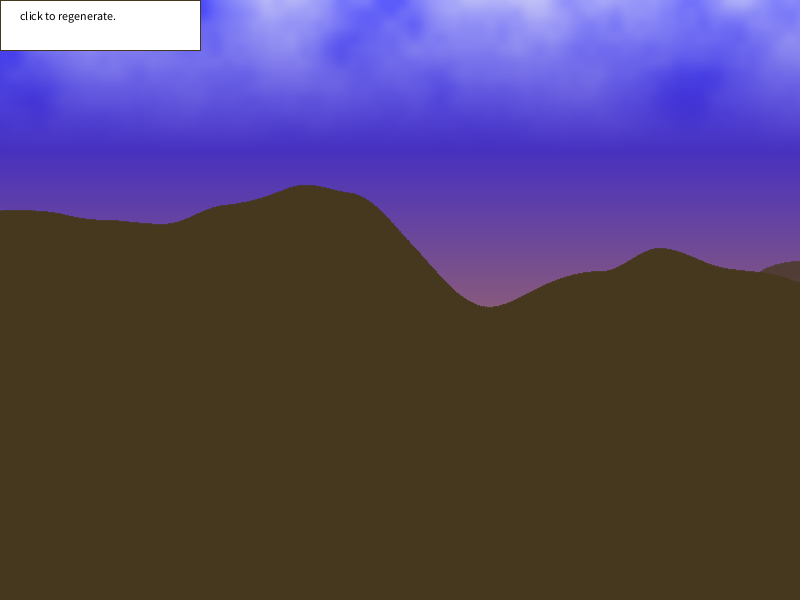
Frame 1 (no input)
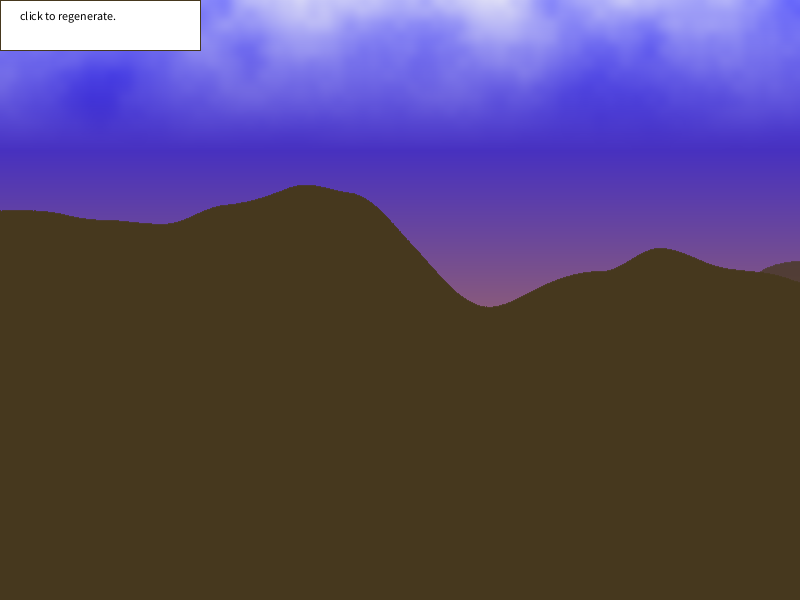
Frame 60 (the mouse pressed at the canvas centre just before this capture)
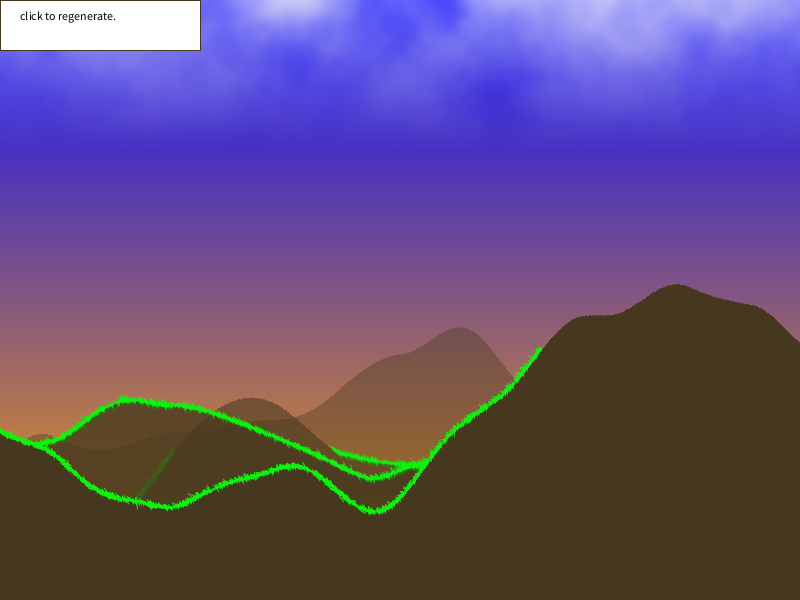
Frame 120 (the mouse held since frame 60 and released just before this capture)

The Processing sketch that drew these frames (run headless with seeded random() and noise(); from frame 60 on, the mouse is pressed at the canvas centre):

// Processing sketch: grassyhills
// ── grassyhills.pde
float r, time;
color white = color(245, 245, 245);
color blue = color(10, 10, 255);
color orange = color(255, 165, 0);
color brown = color(70, 56, 30);
color black = color(0, 0, 0);
void setup() {
  size(800,600);
}

void draw() {
  drawSky();
  drawClouds();
  drawMountain(100, 200, 0);
  drawMountain(150, 150, 1);
  drawMountain(200, 100, 2);
  drawMountain(255, 50, 3);
  fill(255);
  rect(0,0,200,50);
  fill(0);
  text("click to regenerate.",20,20);
}
void drawClouds() {
  time+=.1;
  loadPixels();
  for (float x = 0; x<width; x++) {
    for (float y = 0; y<height; y++) {
      float n = noise(time+ x/100.0, y/100.0);
      color b = lerpColor(blue, orange, map(y, 0, height, 0, 1));
      color c = lerpColor(lerpColor(white, b, map(y, 0, height/4, 0, 1)), b, n);
      pixels[int(y*width+x)]=color(c);
    }
  }
  updatePixels();
}
void drawSky() {
  for (int y = 0; y<=height; y++) {
    color c = lerpColor(blue, orange, map(y, 0, height, 0, 1));
    stroke(c);
    line(0, y, width, y);
  }
}
void mousePressed() {
  r = random(0, 1000);
}
void drawMountain(int shade, int disp, int seq) {
  for (int x = 0; x<=width; x++) {
    float n = noise((r+(x+width*seq)/500.0));
    float ystart = map(n, 0, 1, 0, height);
    stroke(brown, shade);
    if (ystart>=(height/2))drawGrass(int(x), int((ystart+disp)), brown, shade);//so that grass grows only where rain would collect
    line(x, ystart+disp, x, height);
  }
}
void drawGrass(int x, int y, color br, int shade) {
  stroke(10, 245, 10, shade);
  for (int i=0; i<int(random(0, 30)); i++) {
    line((x-abs(randomGaussian()*2)), (y-abs(randomGaussian()*2)), (x+abs(randomGaussian()*2)), (y+abs(randomGaussian()*2)));
  }
  stroke(br, shade);
}
